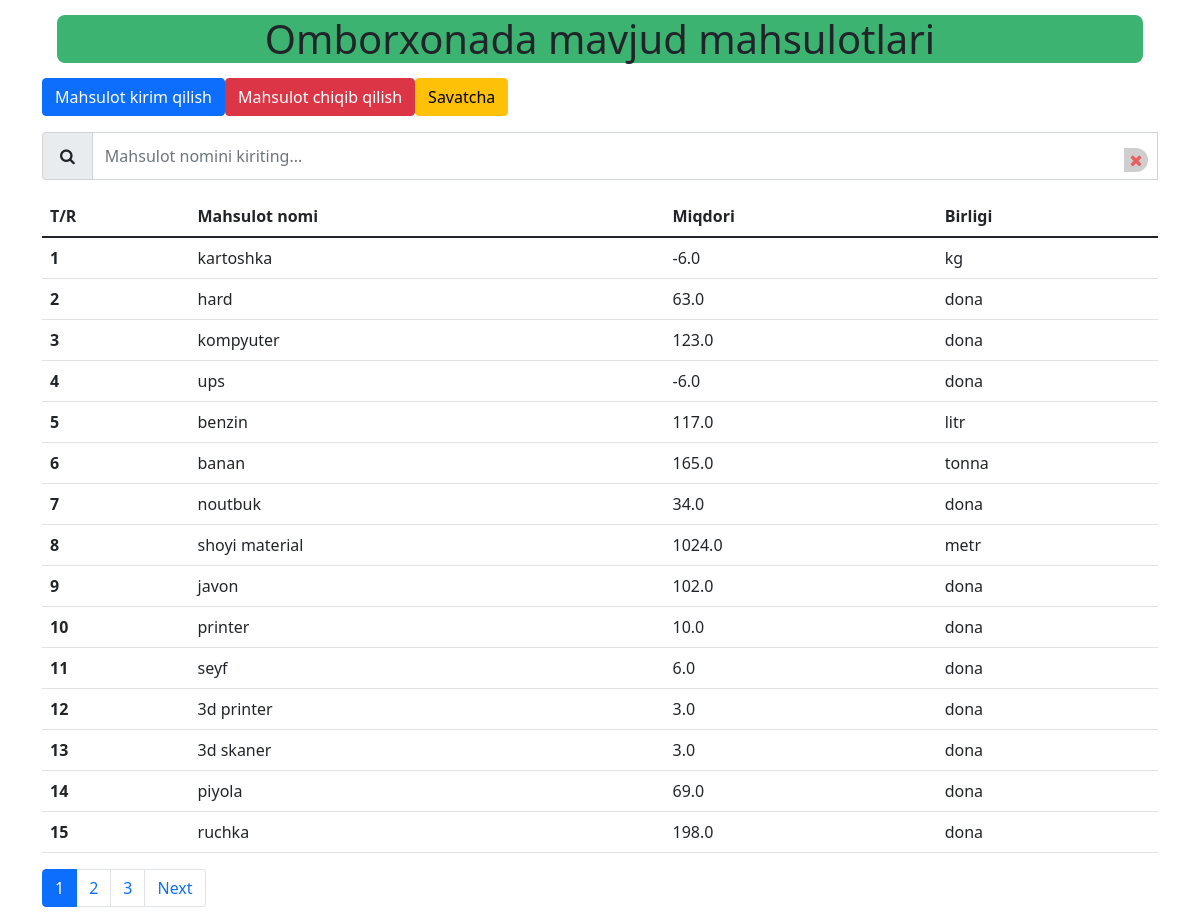
The page / on the database its author committed.
### itm/models.py (models this page shows, shortened)
class BalanceStorage(models.Model):
    name = models.CharField(max_length=512)
    count = models.FloatField(default=0)
    unit = models.CharField(max_length=30,choices=Inproduct.ROLES)
    class Meta:
        db_table = "BalanceStorage"

### itm/views.py (the view)
# urls.py: path("",Balance.as_view(),name="balance"),
class Balance(View):
    def get(self,request):
        search = request.GET.get('search')
        if search is None:
            data = BalanceStorage.objects.all()
            paginator = Paginator(data,15)
            page_num = request.GET.get('page')
            page_obj = paginator.get_page(page_num)
            search=""
        else:
            data = BalanceStorage.objects.filter(name__contains=search)
            paginator = Paginator(data,15)
            page_num = request.GET.get('page')
            page_obj = paginator.get_page(page_num)
        return render(request,"itm/balancestorage.html",{"search":search,"page":page_obj,"all":paginator})

### itm/templates/itm/balancestorage.html (shortened to what this page needs)
<!DOCTYPE html>
<html lang="en">
<head>
    <link rel="stylesheet" href="/static/itm/bootstrap/css/bootstrap.min.css">
    <link rel="stylesheet" href="/static/itm/css/styles.css">
    <link rel="stylesheet" href="/static/itm/font-awesome/css/font-awesome.min.css">
    <link rel="stylesheet" href="/static/itm/font-awesome/css/font-awesome.css">
</head>
<body>
<div class="container">
    <div class="row">
        <div class="col-md-12">
            <h1 class="close">Omborxonada mavjud mahsulotlari</h1>
            <div class="btn-group md-3">
                <form action="{%url 'inproduct'%}">
                    <button type="submit" class="btn btn-primary mb-3">Mahsulot kirim qilish</button>
                </form>
                <form>
                    <button type="button" class="btn btn-danger mb-3"><a>Mahsulot chiqib qilish</a></button>
                </form>
                <form>
                    <button type="button" class="btn btn-warning mb-3">Savatcha</button>
                </form>
            </div>
            <form>
                <div class="input-group mb-3">
                        <span class="input-group-text" id="inputGroup-sizing-default"><span style="padding:5px"><i
                                class="fa fa-search"></i></span></span>
                    <input name="search" value="{{ search }}" class="form-control"
                           placeholder="Mahsulot nomini kiriting..." id="bool">
                    <span class="clear" onclick="myfunc()"><i class="fa fa-times" aria-hidden="true"></i></span>
                </div>
            </form>
            <table class="table">
                <thead>
                <tr>
                    <th scope="col">T/R</th>
                    <th scope="col">Mahsulot nomi</th>
                    <th scope="col">Miqdori</th>
                    <th scope="col">Birligi</th>
                </tr>
                </thead>
                <tbody>
                {% for prod in page %}
                <tr>
                    <th scope="row">{{forloop.counter}}</th>
                    <td>{{prod.name}}</td>
                    <td>{{prod.count}}</td>
                    <td>{{prod.unit}}</td>
                </tr>
                {%endfor%}
                </tbody>
            </table>
        </div>
    </div>
    <nav aria-label="Page navigation example">
        <ul class="pagination">
            {%if page.has_other_pages%}
            {% for i in all %}
            {%if i.number != page.number%}
            <li class="page-item"><a class="page-link" href="?page={{i.number}}">{{i.number}}</a></li>
            {%endif%}
            {%if i.number == page.number%}
            <li class="page-item active"><a class="page-link">{{i.number}}</a></li>
            {%endif%}
            {%endfor%}
            {%if page.has_next%}
            <li class="page-item"><a class="page-link" href="?page={{page.next_page_number}}">Next</a></li>
            {%endif%}
            {%endif%}
        </ul>
    </nav>
</div>
</body>
</html>

### itm/static/itm/css/styles.css (style rules this page uses)
.close { margin:15px; border-radius:8px; background-color:MediumSeaGreen; text-align: center; }
.clear { align-items: center; background: #cecece; border-radius: 50%; bottom: 8px; color: rgba(255, 0, 0, .54); cursor: pointer; display: flex; height: 24px; justify-content: center; position: absolute; right: 10px; width: 24px; z-index: 10; }

### rows shown on the page
BalanceStorage: name "kartoshka", count "-6.0", unit "kg"
BalanceStorage: name "hard", count "63.0", unit "dona"
BalanceStorage: name "kompyuter", count "123.0", unit "dona"
BalanceStorage: name "ups", count "-6.0", unit "dona"
BalanceStorage: name "benzin", count "117.0", unit "litr"
BalanceStorage: name "banan", count "165.0", unit "tonna"
BalanceStorage: name "noutbuk", count "34.0", unit "dona"
BalanceStorage: name "shoyi material", count "1024.0", unit "metr"
BalanceStorage: name "javon", count "102.0", unit "dona"
BalanceStorage: name "printer", count "10.0", unit "dona"
BalanceStorage: name "seyf", count "6.0", unit "dona"
BalanceStorage: name "3d printer", count "3.0", unit "dona"
BalanceStorage: name "3d skaner", count "3.0", unit "dona"
BalanceStorage: name "piyola", count "69.0", unit "dona"
BalanceStorage: name "ruchka", count "198.0", unit "dona"

### other values the page prints
{{ i.number }} "1"
{{ i.number }} "2" "3"
